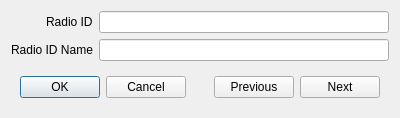
<?xml version="1.0" encoding="UTF-8"?>
<ui version="4.0">
 <class>RadioIdEditDialog</class>
 <widget class="QDialog" name="RadioIdEditDialog">
  <property name="geometry">
   <rect>
    <x>0</x>
    <y>0</y>
    <width>400</width>
    <height>118</height>
   </rect>
  </property>
  <property name="windowTitle">
   <string>Dialog</string>
  </property>
  <layout class="QVBoxLayout" name="verticalLayout">
   <item>
    <layout class="QFormLayout" name="formLayout">
     <property name="labelAlignment">
      <set>Qt::AlignmentFlag::AlignRight|Qt::AlignmentFlag::AlignTrailing|Qt::AlignmentFlag::AlignVCenter</set>
     </property>
     <item row="0" column="0">
      <widget class="QLabel" name="label">
       <property name="text">
        <string>Radio ID</string>
       </property>
      </widget>
     </item>
     <item row="1" column="0">
      <widget class="QLabel" name="label_2">
       <property name="text">
        <string>Radio ID Name</string>
       </property>
      </widget>
     </item>
     <item row="1" column="1">
      <widget class="QLineEdit" name="radioIdNameTxt">
       <property name="maxLength">
        <number>8</number>
       </property>
       <property name="alignment">
        <set>Qt::AlignmentFlag::AlignCenter</set>
       </property>
      </widget>
     </item>
     <item row="0" column="1">
      <widget class="QLineEdit" name="radioIdTxt">
       <property name="maxLength">
        <number>16</number>
       </property>
       <property name="alignment">
        <set>Qt::AlignmentFlag::AlignCenter</set>
       </property>
      </widget>
     </item>
    </layout>
   </item>
   <item>
    <widget class="QWidget" name="widget" native="true">
     <layout class="QHBoxLayout" name="horizontalLayout">
      <item>
       <widget class="QDialogButtonBox" name="buttonBox">
        <property name="orientation">
         <enum>Qt::Orientation::Horizontal</enum>
        </property>
        <property name="standardButtons">
         <set>QDialogButtonBox::StandardButton::Cancel|QDialogButtonBox::StandardButton::Ok</set>
        </property>
       </widget>
      </item>
      <item>
       <spacer name="horizontalSpacer">
        <property name="orientation">
         <enum>Qt::Orientation::Horizontal</enum>
        </property>
        <property name="sizeHint" stdset="0">
         <size>
          <width>40</width>
          <height>20</height>
         </size>
        </property>
       </spacer>
      </item>
      <item>
       <widget class="QPushButton" name="prevBtn">
        <property name="text">
         <string>Previous</string>
        </property>
       </widget>
      </item>
      <item>
       <widget class="QPushButton" name="nextBtn">
        <property name="text">
         <string>Next</string>
        </property>
       </widget>
      </item>
     </layout>
    </widget>
   </item>
  </layout>
 </widget>
 <resources/>
 <connections>
  <connection>
   <sender>buttonBox</sender>
   <signal>accepted()</signal>
   <receiver>RadioIdEditDialog</receiver>
   <slot>accept()</slot>
   <hints>
    <hint type="sourcelabel">
     <x>248</x>
     <y>254</y>
    </hint>
    <hint type="destinationlabel">
     <x>157</x>
     <y>274</y>
    </hint>
   </hints>
  </connection>
  <connection>
   <sender>buttonBox</sender>
   <signal>rejected()</signal>
   <receiver>RadioIdEditDialog</receiver>
   <slot>reject()</slot>
   <hints>
    <hint type="sourcelabel">
     <x>316</x>
     <y>260</y>
    </hint>
    <hint type="destinationlabel">
     <x>286</x>
     <y>274</y>
    </hint>
   </hints>
  </connection>
 </connections>
</ui>
